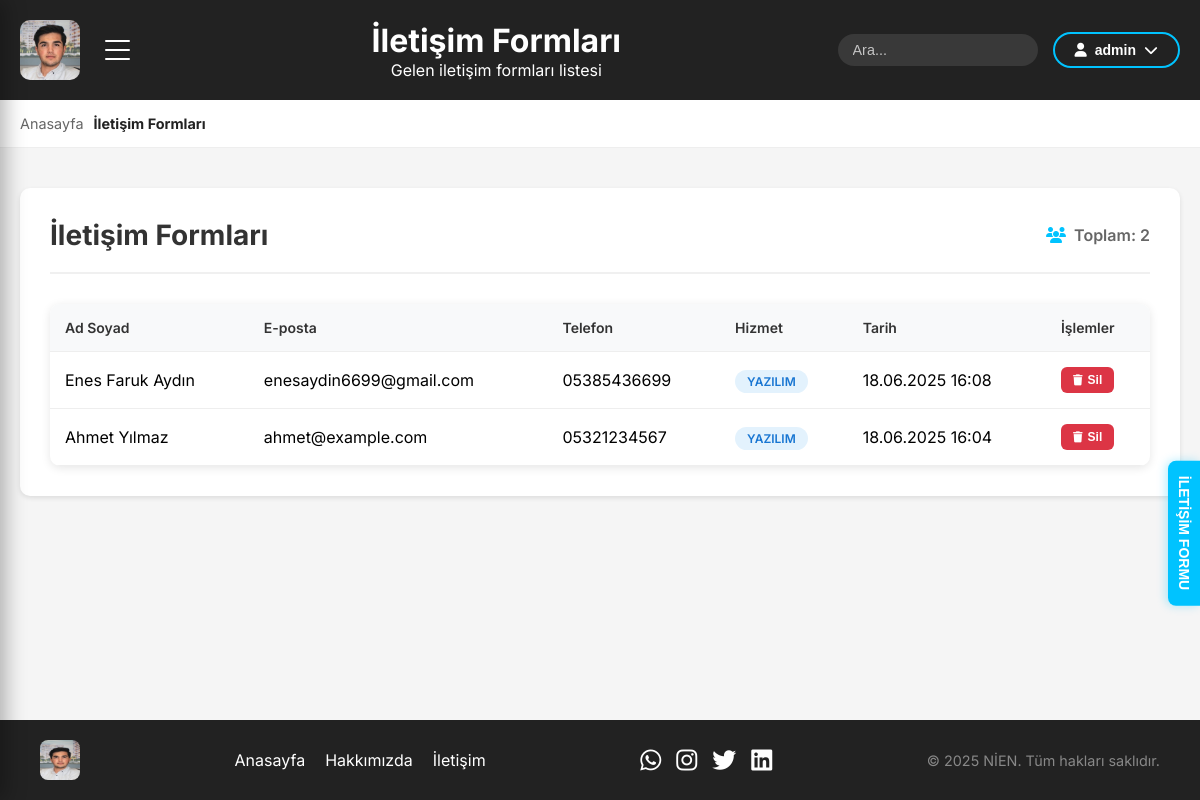
/contact-list/ (signed in), run on the app's committed database.
### homepage/models.py (models this page shows, shortened)
class Contact(models.Model):
    SERVICE_CHOICES = [
        ('yazılım', 'Yazılım'),
        ('donanım', 'Donanım'),
        ('danışmanlık', 'Danışmanlık'),
    ]
    first_name = models.CharField(max_length=100, verbose_name='Ad')
    last_name = models.CharField(max_length=100, verbose_name='Soyad')
    phone = models.CharField(max_length=20, verbose_name='Telefon')
    email = models.EmailField(verbose_name='E-posta')
    service = models.CharField(max_length=20, choices=SERVICE_CHOICES, verbose_name='Hizmet')
    created_at = models.DateTimeField(default=timezone.now, verbose_name='Oluşturulma Tarihi')
    class Meta:
        verbose_name = 'İletişim Formu'
        verbose_name_plural = 'İletişim Formları'
        ordering = ['-created_at']
    def full_name(self):
        return f"{self.first_name} {self.last_name}"
    full_name.short_description = 'Ad Soyad'

### homepage/views.py (the view)
# urls.py: path('contact-list/', views.contact_list, name='contact_list'),
@login_required
def contact_list(request):
    contacts = Contact.objects.all()
    return render(request, 'homepage/contact_list.html', {
        'contacts': contacts
    })

### homepage/templates/homepage/contact_list.html (shortened to what this page needs)
{% extends 'homepage/base.html' %}
{% block header_title %}İletişim Formları{% endblock %}
{% block header_subtitle %}Gelen iletişim formları listesi{% endblock %}
{% block breadcrumb_items %}
<span class="breadcrumb-item active">İletişim Formları</span>
{% endblock %}
{% block content %}
<div class="contact-list-container">
    <div class="contact-list-header">
        <h2>İletişim Formları</h2>
        <div class="contact-stats">
            <span class="stat-item">
                <i class="fas fa-users"></i>
                Toplam: {{ contacts.count }}
            </span>
        </div>
    </div>
    {% if contacts %}
        <div class="contact-table-container">
            <table class="contact-table">
                <thead>
                    <tr>
                        <th>Ad Soyad</th>
                        <th>E-posta</th>
                        <th>Telefon</th>
                        <th>Hizmet</th>
                        <th>Tarih</th>
                        <th>İşlemler</th>
                    </tr>
                </thead>
                <tbody>
                    {% for contact in contacts %}
                    <tr data-contact-id="{{ contact.id }}">
                        <td>{{ contact.full_name }}</td>
                        <td>{{ contact.email }}</td>
                        <td>{{ contact.phone }}</td>
                        <td>
                            <span class="service-badge service-{{ contact.service }}">
                                {{ contact.get_service_display }}
                            </span>
                        </td>
                        <td>{{ contact.created_at|date:"d.m.Y H:i" }}</td>
                        <td>
                            <button class="delete-btn" onclick="deleteContact({{ contact.id }}, '{{ contact.full_name }}')">
                                <i class="fas fa-trash"></i>
                                Sil
                            </button>
                        </td>
                    </tr>
                    {% endfor %}
                </tbody>
            </table>
        </div>
    {% else %}
        <div class="no-contacts">
            <i class="fas fa-inbox"></i>
            <p>Henüz iletişim formu gönderilmemiş.</p>
        </div>
    {% endif %}
</div>
{% endblock %}

### homepage/templates/homepage/base.html (shortened to what this page needs)
{% load static %}
<!DOCTYPE html>
<html lang="tr">
<head>
    <link rel="stylesheet" href="https://cdnjs.cloudflare.com/ajax/libs/font-awesome/6.5.1/css/all.min.css">
</head>
<body>
    <header class="header">
        <img src="{% static 'homepage/images/logo.png' %}" alt="NİEN Logo" class="logo" onclick="window.location.href='/'">
        <button class="menu-button" onclick="toggleMenu(this)">
            <span></span>
            <span></span>
            <span></span>
        </button>
        <div class="header-content">
            <h1>{% block header_title %}NİEN{% endblock %}</h1>
            <p>{% block header_subtitle %}{% endblock %}</p>
        </div>
        <div class="search-container">
            <input type="text" class="search-input" placeholder="Ara..." id="searchInput">
        </div>
        {% if user.is_authenticated %}
            <div class="user-menu-container">
                <button class="user-menu-button" onclick="toggleUserMenu()">
                    <i class="fas fa-user"></i>
                    {{ user.first_name|default:user.username }}
                    <i class="fas fa-chevron-down"></i>
                </button>
            </div>
        {% else %}
            <a href="{% url 'login' %}" class="login-button">
                <i class="fas fa-user"></i>
                Giriş Yap
            </a>
        {% endif %}
    </header>
    {% block breadcrumb %}
    <div class="breadcrumb">
        <div class="breadcrumb-container">
            <a href="{% url 'home' %}" class="breadcrumb-item">Anasayfa</a>
            {% block breadcrumb_items %}{% endblock %}
        </div>
    </div>
    {% endblock %}
    <main>
        <div class="page-content">
            {% block content %}{% endblock %}
        </div>
    </main>
    <footer class="footer">
        <div class="footer-content">
            <img src="{% static 'homepage/images/logo.png' %}" alt="NİEN Logo" class="footer-logo">
            <div class="footer-links">
                <a href="{% url 'home' %}">Anasayfa</a>
                <a href="{% url 'hakkimizda' %}">Hakkımızda</a>
                <a href="{% url 'iletisim' %}">İletişim</a>
            </div>
            <div class="social-media-links">
                <a href="https://wa.me/your-whatsapp-number" target="_blank" title="WhatsApp"><i class="fab fa-whatsapp"></i></a>
                <a href="https://instagram.com/your-instagram" target="_blank" title="Instagram"><i class="fab fa-instagram"></i></a>
                <a href="https://twitter.com/your-twitter" target="_blank" title="Twitter"><i class="fab fa-twitter"></i></a>
                <a href="https://linkedin.com/company/your-company" target="_blank" title="LinkedIn"><i class="fab fa-linkedin"></i></a>
            </div>
            <div class="footer-copyright">
                © 2025 NİEN. Tüm hakları saklıdır.
            </div>
        </div>
    </footer>
    <button class="fixed-form-button" onclick="openModal()">
        İLETİŞİM FORMU
    </button>
</body>
</html>

### homepage/templates/homepage/base.html (style rules this page uses)
* { margin: 0; padding: 0; box-sizing: border-box; }
html, body { height: 100%; font-family: 'Inter', sans-serif; }
body { display: flex; flex-direction: column; min-height: 100vh; background-color: #f5f5f5; }
.header { background: #222; color: #fff; padding: 20px; display: flex; align-items: center; justify-content: flex-start; }
.logo { width: 60px; height: 60px; margin-right: 20px; cursor: pointer; border-radius: 10px; object-fit: cover; transition: transform 0.2s ease; }
.header-content { flex-grow: 1; text-align: center; }
.menu-button { width: 35px; height: 30px; margin-right: 20px; cursor: pointer; display: flex; flex-direction: column; justify-content: space-between; padding: 5px; background: transparent; border: none; position: relative; transition: all 0.3s cubic-bezier(0.4, 0, 0.2, 1); z-index: 1000; }
.menu-button span { display: block; height: 2px; width: 100%; background-color: white; border-radius: 4px; transition: all 0.4s cubic-bezier(0.4, 0, 0.2, 1); transform-origin: left center; }
.breadcrumb { background: white; padding: 15px 20px; border-bottom: 1px solid #eee; margin-bottom: 20px; }
.breadcrumb-container { max-width: 1200px; margin: 0 auto; display: flex; align-items: center; gap: 10px; font-size: 0.9em; }
.breadcrumb-item { color: #666; text-decoration: none; transition: color 0.3s ease; }
.breadcrumb-item.active { color: #222; font-weight: bold; }
.search-container { position: relative; margin-left: auto; }
.search-input { padding: 8px 15px; border: none; border-radius: 20px; background: rgba(255, 255, 255, 0.1); color: white; font-size: 0.9em; width: 200px; transition: all 0.3s ease; }
.search-input::placeholder { color: rgba(255, 255, 255, 0.7); }
main { flex: 1; padding: 20px; max-width: 1200px; margin: 0 auto; width: 100%; }
.page-content { background: white; padding: 30px; border-radius: 10px; box-shadow: 0 2px 5px rgba(0,0,0,0.1); }
.footer { background: #222; color: #fff; padding: 20px; text-align: center; margin-top: auto; }
.footer-content { display: flex; justify-content: space-between; align-items: center; max-width: 1200px; margin: 0 auto; padding: 0 20px; flex-wrap: wrap; gap: 20px; }
.footer-logo { width: 40px; height: 40px; border-radius: 8px; }
.footer-links { display: flex; gap: 20px; }
.footer-links a { color: #fff; text-decoration: none; transition: color 0.3s ease; }
.footer-copyright { color: #888; font-size: 0.9em; }
.social-media-links { display: flex; gap: 15px; }
.social-media-links a { color: #fff; text-decoration: none; font-size: 1.5em; transition: color 0.3s ease; }
.fixed-form-button { position: fixed; right: 0; top: 66.67%; transform: translateY(-50%); background: #00c3ff; color: white; border: none; padding: 15px 8px; border-radius: 8px 0 0 8px; cursor: pointer; font-size: 14px; font-weight: 600; writing-mode: vertical-rl; text-orientation: mixed; box-shadow: -2px 0 10px rgba(0, 195, 255, 0.3); transition: all 0.3s ease; z-index: 1000; }
.user-menu-container { position: relative; margin-left: 15px; }
.user-menu-button { background: transparent; color: white; border: 2px solid #00c3ff; padding: 8px 20px; border-radius: 25px; cursor: pointer; font-size: 14px; font-weight: 600; transition: all 0.3s ease; display: inline-flex; align-items: center; gap: 8px; }

### data on the page
Contact: full_name "Enes Faruk Aydın", email "enesaydin6699@gmail.com", phone "05385436699", service "YAZILIM", created_at "18.06.2025 16:08"
Contact: full_name "Ahmet Yılmaz", email "ahmet@example.com", phone "05321234567", service "YAZILIM", created_at "18.06.2025 16:04"

### other printed values
{{ user.first_name|default:user.username }} "admin"
{{ contacts.count }} "2"
